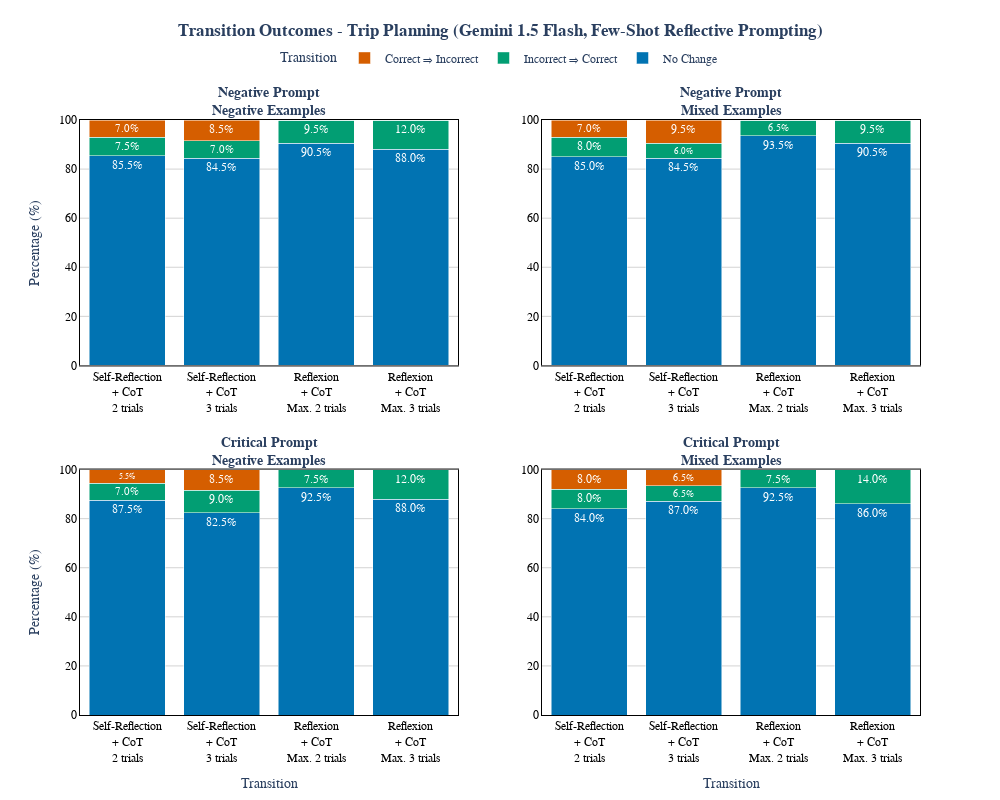

The notebook cell saved with this chart:
### Code cell
# Assuming 'total_df' is your DataFrame and other necessary mappings are defined
# Define your colors appropriately
method_colors = {
    'selfreflection_cot_2': colors[0],
    'selfreflection_cot_3': colors[1],
    'reflexion_cot_2': colors[2],
    'reflexion_cot_3': colors[3],
}
method_name_mapping = {
    'selfreflection_cot_2': 'Self-Reflection + CoT<br>2 Trials',
    'selfreflection_cot_3': 'Self-Reflection + CoT<br>3 Trials',
    'reflexion_cot_2': 'Reflexion + CoT<br>Max. 2 Trials',
    'reflexion_cot_3': 'Reflexion + CoT<br>Max. 3 Trials',
}

# Function to process data from the new dataframe
def process_data(total_df, prompt_example):
    # Filter the dataframe for the given prompt_example
    df_prompt = total_df[total_df['prompt_examples'] == prompt_example]
    
    categories = ['Self-Reflection<br>+ CoT<br>2 trials', 
                  'Self-Reflection<br>+ CoT<br>3 trials',
                  'Reflexion<br>+ CoT<br>Max. 2 trials', 
                  'Reflexion<br>+ CoT<br>Max. 3 trials']
    
    method_mapping = {
        'cot_1': 'CoT<br><br>1 trial',
        'selfreflection_cot_2': 'Self-Reflection + CoT<br>2 trials',
        'selfreflection_cot_3': 'Self-Reflection + CoT<br>3 trials',
        'reflexion_cot_2': 'Reflexion + CoT<br>Max. 2 trials',
        'reflexion_cot_3': 'Reflexion + CoT<br>Max. 3 trials',
    }
    
    no_change_values = []
    incorrect_to_correct_values = []
    correct_to_incorrect_values = []
    
    # For each method in the methods list
    for method_key in ['selfreflection_cot_2', 'selfreflection_cot_3', 'reflexion_cot_2', 'reflexion_cot_3']:
        # Map method_key to category
        category = method_mapping[method_key]
        
        # Filter data for the method
        df_method = df_prompt[df_prompt['method'] == method_key]
        
        # Filter data where transition == 'start_to_final'
        df_transitions = df_method[df_method['transition'] == 'start_to_final']
        
        # Sum 'value' for each 'result_type'
        transition_counts = df_transitions.groupby('result_type')['value'].sum()
        
        # Get counts for each transition type
        correct_to_correct = transition_counts.get('correct_to_correct', 0)
        incorrect_to_correct = transition_counts.get('incorrect_to_correct', 0)
        correct_to_incorrect = transition_counts.get('correct_to_incorrect', 0)
        incorrect_to_incorrect = transition_counts.get('incorrect_to_incorrect', 0)
        
        # Compute no_change
        no_change = correct_to_correct + incorrect_to_incorrect
        
        # Now compute percentages
        total = no_change + incorrect_to_correct + correct_to_incorrect
        if total == 0:
            no_change_perc = incorrect_to_correct_perc = correct_to_incorrect_perc = 0
        else:
            no_change_perc = (no_change / total) * 100
            incorrect_to_correct_perc = (incorrect_to_correct / total) * 100
            correct_to_incorrect_perc = (correct_to_incorrect / total) * 100
        
        no_change_values.append(no_change_perc)
        incorrect_to_correct_values.append(incorrect_to_correct_perc)
        correct_to_incorrect_values.append(correct_to_incorrect_perc)
    
    return categories, no_change_values, incorrect_to_correct_values, correct_to_incorrect_values

# Now, collect the data for each of the four plots
titles = [
    '<b>Negative Prompt<br>Negative Examples</b>',
    '<b>Negative Prompt<br>Mixed Examples</b>',
    '<b>Critical Prompt<br>Negative Examples</b>',
    '<b>Critical Prompt<br>Mixed Examples</b>'
]

prompt_examples = [
    'negative_prompt_negative_examples',
    'negative_prompt_mixed_examples',
    'critical_prompt_negative_examples',
    'critical_prompt_mixed_examples'
]

# Initialize figure with subplots
fig = make_subplots(
    rows=2, 
    cols=2, 
    subplot_titles=titles,
    horizontal_spacing=0.1,
    vertical_spacing=0.175,
)

# Define colors for the transition types
transition_colors = {
    'No Change': colors[0],
    'Incorrect ⇒ Correct': colors[2],
    'Correct ⇒ Incorrect': colors[3]
}

# Loop over each scenario and add traces to the appropriate subplot
for i, (title, prompt_example) in enumerate(zip(titles, prompt_examples)):
    categories, no_change_values, incorrect_to_correct_values, correct_to_incorrect_values = process_data(total_df, prompt_example)
    
    # Determine row and column
    row = i // 2 + 1  # integer division
    col = i % 2 + 1    # modulo
    
    # Show legend only for the first subplot
    show_legend = True if i == 0 else False
    
    # Add traces
    fig.add_trace(go.Bar(
        x=categories,
        y=no_change_values,
        name='No Change',
        marker_color=transition_colors['No Change'],
        text=[f'{val:.1f}%' for val in no_change_values],
        textposition='inside',
        showlegend=show_legend
    ), row=row, col=col)
    
    fig.add_trace(go.Bar(
        x=categories,
        y=incorrect_to_correct_values,
        name='Incorrect ⇒ Correct',
        marker_color=transition_colors['Incorrect ⇒ Correct'],
        text=[f'{val:.1f}%' for val in incorrect_to_correct_values],
        textposition='inside',
        showlegend=show_legend
    ), row=row, col=col)
    
    fig.add_trace(go.Bar(
        x=categories,
        y=correct_to_incorrect_values,
        name='Correct ⇒ Incorrect',
        marker_color=transition_colors['Correct ⇒ Incorrect'],
        text=[f'{val:.1f}%' for val in correct_to_incorrect_values],
        textposition='inside',
        showlegend=show_legend
    ), row=row, col=col)
    
    # Update axes for the current subplot
    fig.update_xaxes(
        categoryorder='array',
        categoryarray=categories,
        linecolor='black',             # Set x-axis line color to black
        showline=True,                 # Show x-axis line
        tickfont=dict(color='black'),  # Set x-axis tick labels to black
        showgrid=False,                # Remove vertical grid lines
        zeroline=False,                # Remove zero line if not needed
        mirror='all',                  # Mirror x-axis lines on all sides (adds top line)
        row=row,
        col=col
    )
    
    fig.update_yaxes(
        tickformat=None,               # Show numbers without the percent symbol
        linecolor='black',             # Set y-axis line color to black
        showline=True,                 # Show y-axis line
        tickfont=dict(color='black'),  # Set y-axis tick labels to black
        gridcolor='lightgrey',         # Set grid line color to light grey
        gridwidth=1,                 # Increase grid line width for intensity
        zeroline=False,                # Remove zero line if not needed
        mirror='all',                  # Mirror y-axis lines on all sides (adds right line)
        range=[0, 100],                # Set y-axis range from 0 to 100
        tickvals=np.arange(0, 101, 20),# Set y-axis ticks at every 10%
        row=row,
        col=col
    )
    
    # Update y-axis title for the first column subplots
    if col == 1:
        fig.update_yaxes(
            title_text='Percentage (%)',
            row=row,
            col=col
        )  

    if row == 2:
        fig.update_xaxes(
            title_text='Transition',
            row=row,
            col=col,
        )

# Update layout
fig.update_layout(
    barmode='stack',
    title=dict(
        text='<b>Transition Outcomes - Trip Planning (Gemini 1.5 Flash, Few-Shot Reflective Prompting)</b>',
        x=0.5,
        y=0.97,
        xanchor='center',
        yanchor='top',
    ),
    template="plotly_white",
    font=dict(family="Arial, sans-serif", size=12),
    width=1000,
    height=800,
    legend_title="Transition",
    legend=dict(
        orientation="h",
        yanchor="bottom",
        y=1.08,
        xanchor="center",
        x=0.5
    ),
    showlegend=True,
    margin=dict(
        t=120  # Increased top margin to accommodate the main title and legends
    )
)

# Adjust subplot titles font size
for annotation in fig['layout']['annotations']:
    annotation['font'] = dict(family="Arial, sans-serif", size=14)

# Show the figure
fig.show()
fig.write_image("transition_by_method_prompt_examples.pdf")

### Figure 1 — Plotly figure (JSON) as saved in the notebook; plotly's stock layout.template omitted (floating-point values rounded to 4 significant figures)
{"data": [{"marker": {"color": "#0173B2"}, "name": "No Change", "showlegend": true, "text": ["85.5%", "84.5%", "90.5%", "88.0%"], "textposition": "inside", "type": "bar", "x": ["Self-Reflection<br>+ CoT<br>2 trials", "Self-Reflection<br>+ CoT<br>3 trials", "Reflexion<br>+ CoT<br>Max. 2 trials", "Reflexion<br>+ CoT<br>Max. 3 trials"], "xaxis": "x", "y": [85.5, 84.5, 90.5, 88], "yaxis": "y"}, {"marker": {"color": "#029E73"}, "name": "Incorrect ⇒ Correct", "showlegend": true, "text": ["7.5%", "7.0%", "9.5%", "12.0%"], "textposition": "inside", "type": "bar", "x": ["Self-Reflection<br>+ CoT<br>2 trials", "Self-Reflection<br>+ CoT<br>3 trials", "Reflexion<br>+ CoT<br>Max. 2 trials", "Reflexion<br>+ CoT<br>Max. 3 trials"], "xaxis": "x", "y": [7.5, 7.0, 9.5, 12], "yaxis": "y"}, {"marker": {"color": "#D55E00"}, "name": "Correct ⇒ Incorrect", "showlegend": true, "text": ["7.0%", "8.5%", "0.0%", "0.0%"], "textposition": "inside", "type": "bar", "x": ["Self-Reflection<br>+ CoT<br>2 trials", "Self-Reflection<br>+ CoT<br>3 trials", "Reflexion<br>+ CoT<br>Max. 2 trials", "Reflexion<br>+ CoT<br>Max. 3 trials"], "xaxis": "x", "y": [7.0, 8.5, 0, 0], "yaxis": "y"}, {"marker": {"color": "#0173B2"}, "name": "No Change", "showlegend": false, "text": ["85.0%", "84.5%", "93.5%", "90.5%"], "textposition": "inside", "type": "bar", "x": ["Self-Reflection<br>+ CoT<br>2 trials", "Self-Reflection<br>+ CoT<br>3 trials", "Reflexion<br>+ CoT<br>Max. 2 trials", "Reflexion<br>+ CoT<br>Max. 3 trials"], "xaxis": "x2", "y": [85, 84.5, 93.5, 90.5], "yaxis": "y2"}, {"marker": {"color": "#029E73"}, "name": "Incorrect ⇒ Correct", "showlegend": false, "text": ["8.0%", "6.0%", "6.5%", "9.5%"], "textposition": "inside", "type": "bar", "x": ["Self-Reflection<br>+ CoT<br>2 trials", "Self-Reflection<br>+ CoT<br>3 trials", "Reflexion<br>+ CoT<br>Max. 2 trials", "Reflexion<br>+ CoT<br>Max. 3 trials"], "xaxis": "x2", "y": [8, 6, 6.5, 9.5], "yaxis": "y2"}, {"marker": {"color": "#D55E00"}, "name": "Correct ⇒ Incorrect", "showlegend": false, "text": ["7.0%", "9.5%", "0.0%", "0.0%"], "textposition": "inside", "type": "bar", "x": ["Self-Reflection<br>+ CoT<br>2 trials", "Self-Reflection<br>+ CoT<br>3 trials", "Reflexion<br>+ CoT<br>Max. 2 trials", "Reflexion<br>+ CoT<br>Max. 3 trials"], "xaxis": "x2", "y": [7.0, 9.5, 0, 0], "yaxis": "y2"}, {"marker": {"color": "#0173B2"}, "name": "No Change", "showlegend": false, "text": ["87.5%", "82.5%", "92.5%", "88.0%"], "textposition": "inside", "type": "bar", "x": ["Self-Reflection<br>+ CoT<br>2 trials", "Self-Reflection<br>+ CoT<br>3 trials", "Reflexion<br>+ CoT<br>Max. 2 trials", "Reflexion<br>+ CoT<br>Max. 3 trials"], "xaxis": "x3", "y": [87.5, 82.5, 92.5, 88], "yaxis": "y3"}, {"marker": {"color": "#029E73"}, "name": "Incorrect ⇒ Correct", "showlegend": false, "text": ["7.0%", "9.0%", "7.5%", "12.0%"], "textposition": "inside", "type": "bar", "x": ["Self-Reflection<br>+ CoT<br>2 trials", "Self-Reflection<br>+ CoT<br>3 trials", "Reflexion<br>+ CoT<br>Max. 2 trials", "Reflexion<br>+ CoT<br>Max. 3 trials"], "xaxis": "x3", "y": [7.0, 9, 7.5, 12], "yaxis": "y3"}, {"marker": {"color": "#D55E00"}, "name": "Correct ⇒ Incorrect", "showlegend": false, "text": ["5.5%", "8.5%", "0.0%", "0.0%"], "textposition": "inside", "type": "bar", "x": ["Self-Reflection<br>+ CoT<br>2 trials", "Self-Reflection<br>+ CoT<br>3 trials", "Reflexion<br>+ CoT<br>Max. 2 trials", "Reflexion<br>+ CoT<br>Max. 3 trials"], "xaxis": "x3", "y": [5.5, 8.5, 0, 0], "yaxis": "y3"}, {"marker": {"color": "#0173B2"}, "name": "No Change", "showlegend": false, "text": ["84.0%", "87.0%", "92.5%", "86.0%"], "textposition": "inside", "type": "bar", "x": ["Self-Reflection<br>+ CoT<br>2 trials", "Self-Reflection<br>+ CoT<br>3 trials", "Reflexion<br>+ CoT<br>Max. 2 trials", "Reflexion<br>+ CoT<br>Max. 3 trials"], "xaxis": "x4", "y": [84, 87, 92.5, 86], "yaxis": "y4"}, {"marker": {"color": "#029E73"}, "name": "Incorrect ⇒ Correct", "showlegend": false, "text": ["8.0%", "6.5%", "7.5%", "14.0%"], "textposition": "inside", "type": "bar", "x": ["Self-Reflection<br>+ CoT<br>2 trials", "Self-Reflection<br>+ CoT<br>3 trials", "Reflexion<br>+ CoT<br>Max. 2 trials", "Reflexion<br>+ CoT<br>Max. 3 trials"], "xaxis": "x4", "y": [8, 6.5, 7.5, 14.0], "yaxis": "y4"}, {"marker": {"color": "#D55E00"}, "name": "Correct ⇒ Incorrect", "showlegend": false, "text": ["8.0%", "6.5%", "0.0%", "0.0%"], "textposition": "inside", "type": "bar", "x": ["Self-Reflection<br>+ CoT<br>2 trials", "Self-Reflection<br>+ CoT<br>3 trials", "Reflexion<br>+ CoT<br>Max. 2 trials", "Reflexion<br>+ CoT<br>Max. 3 trials"], "xaxis": "x4", "y": [8, 6.5, 0, 0], "yaxis": "y4"}], "layout": {"annotations": [{"font": {"family": "Arial, sans-serif", "size": 14}, "showarrow": false, "text": "<b>Negative Prompt<br>Negative Examples</b>", "x": 0.225, "xanchor": "center", "xref": "paper", "y": 1.0, "yanchor": "bottom", "yref": "paper"}, {"font": {"family": "Arial, sans-serif", "size": 14}, "showarrow": false, "text": "<b>Negative Prompt<br>Mixed Examples</b>", "x": 0.775, "xanchor": "center", "xref": "paper", "y": 1.0, "yanchor": "bottom", "yref": "paper"}, {"font": {"family": "Arial, sans-serif", "size": 14}, "showarrow": false, "text": "<b>Critical Prompt<br>Negative Examples</b>", "x": 0.225, "xanchor": "center", "xref": "paper", "y": 0.4125, "yanchor": "bottom", "yref": "paper"}, {"font": {"family": "Arial, sans-serif", "size": 14}, "showarrow": false, "text": "<b>Critical Prompt<br>Mixed Examples</b>", "x": 0.775, "xanchor": "center", "xref": "paper", "y": 0.4125, "yanchor": "bottom", "yref": "paper"}], "barmode": "stack", "font": {"family": "Arial, sans-serif", "size": 12}, "height": 800, "legend": {"orientation": "h", "title": {"text": "Transition"}, "x": 0.5, "xanchor": "center", "y": 1.08, "yanchor": "bottom"}, "margin": {"t": 120}, "showlegend": true, "title": {"text": "<b>Transition Outcomes - Trip Planning (Gemini 1.5 Flash, Few-Shot Reflective Prompting)</b>", "x": 0.5, "xanchor": "center", "y": 0.97, "yanchor": "top"}, "width": 1000, "xaxis": {"anchor": "y", "categoryarray": ["Self-Reflection<br>+ CoT<br>2 trials", "Self-Reflection<br>+ CoT<br>3 trials", "Reflexion<br>+ CoT<br>Max. 2 trials", "Reflexion<br>+ CoT<br>Max. 3 trials"], "categoryorder": "array", "domain": [0, 0.45], "linecolor": "black", "mirror": "all", "showgrid": false, "showline": true, "tickfont": {"color": "black"}, "zeroline": false}, "xaxis2": {"anchor": "y2", "categoryarray": ["Self-Reflection<br>+ CoT<br>2 trials", "Self-Reflection<br>+ CoT<br>3 trials", "Reflexion<br>+ CoT<br>Max. 2 trials", "Reflexion<br>+ CoT<br>Max. 3 trials"], "categoryorder": "array", "domain": [0.55, 1], "linecolor": "black", "mirror": "all", "showgrid": false, "showline": true, "tickfont": {"color": "black"}, "zeroline": false}, "xaxis3": {"anchor": "y3", "categoryarray": ["Self-Reflection<br>+ CoT<br>2 trials", "Self-Reflection<br>+ CoT<br>3 trials", "Reflexion<br>+ CoT<br>Max. 2 trials", "Reflexion<br>+ CoT<br>Max. 3 trials"], "categoryorder": "array", "domain": [0, 0.45], "linecolor": "black", "mirror": "all", "showgrid": false, "showline": true, "tickfont": {"color": "black"}, "title": {"text": "Transition"}, "zeroline": false}, "xaxis4": {"anchor": "y4", "categoryarray": ["Self-Reflection<br>+ CoT<br>2 trials", "Self-Reflection<br>+ CoT<br>3 trials", "Reflexion<br>+ CoT<br>Max. 2 trials", "Reflexion<br>+ CoT<br>Max. 3 trials"], "categoryorder": "array", "domain": [0.55, 1], "linecolor": "black", "mirror": "all", "showgrid": false, "showline": true, "tickfont": {"color": "black"}, "title": {"text": "Transition"}, "zeroline": false}, "yaxis": {"anchor": "x", "domain": [0.5875, 1.0], "gridcolor": "lightgrey", "gridwidth": 1, "linecolor": "black", "mirror": "all", "range": [0, 100], "showline": true, "tickfont": {"color": "black"}, "tickvals": [0, 20, 40, 60, 80, 100], "title": {"text": "Percentage (%)"}, "zeroline": false}, "yaxis2": {"anchor": "x2", "domain": [0.5875, 1.0], "gridcolor": "lightgrey", "gridwidth": 1, "linecolor": "black", "mirror": "all", "range": [0, 100], "showline": true, "tickfont": {"color": "black"}, "tickvals": [0, 20, 40, 60, 80, 100], "zeroline": false}, "yaxis3": {"anchor": "x3", "domain": [0, 0.4125], "gridcolor": "lightgrey", "gridwidth": 1, "linecolor": "black", "mirror": "all", "range": [0, 100], "showline": true, "tickfont": {"color": "black"}, "tickvals": [0, 20, 40, 60, 80, 100], "title": {"text": "Percentage (%)"}, "zeroline": false}, "yaxis4": {"anchor": "x4", "domain": [0, 0.4125], "gridcolor": "lightgrey", "gridwidth": 1, "linecolor": "black", "mirror": "all", "range": [0, 100], "showline": true, "tickfont": {"color": "black"}, "tickvals": [0, 20, 40, 60, 80, 100], "zeroline": false}}}
